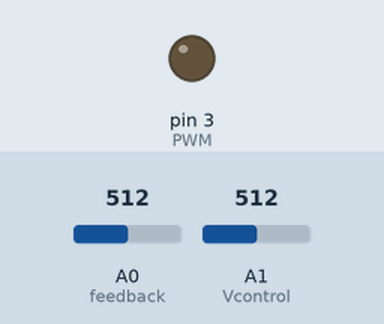
This sketch was run on a simulated Arduino Nano, built with avr-gcc and run on an emulated ATmega328P. On the bench: output pins drawn as LEDs (lit = HIGH). Inputs (shaded band) come from the test bench; at power-on: A0 (feedback) = 512, A1 (Vcontrol) = 512.

Above: at 1.2 s.
1.3 s: A0 (feedback) set to 524
At 2.0 s:
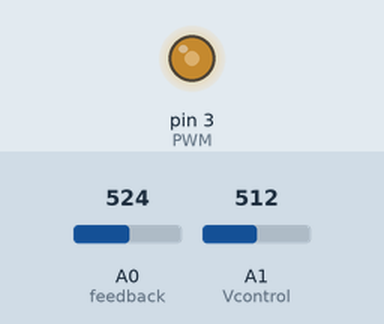
2.8 s: A1 (Vcontrol) set to 539
At 3.1 s:
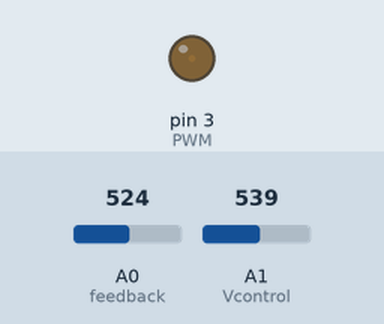
Timing chart, 0 to 5.8 s (numbered marks = the images above; inputs shaded):
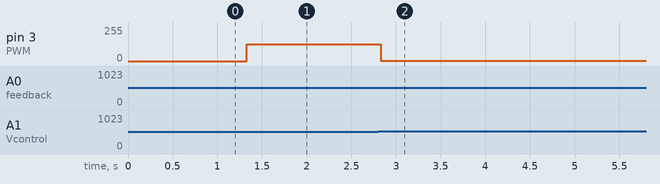

The sketch:

simple_feedback_without_controller.ino
```cpp
/* This is an example code for a BUCK converter circuit made with arduino
 * I've used arduino NANO. We have to set the timer of the PWM on pin D3
 * The feedback is connected to A1 and we set the desired voltage with a
 * potnetiometer connected to A0.
 *
 * Subscribe: http://www.youtube.com/c/electronoobs
 * webpage: http://www.electronoobs.com/eng_circuitos_tut10.php
 */


int Vcontrol = A1;
int feedback = A0;
int PWM = 3;
int pwm = 0;

void setup() {
  pinMode(Vcontrol, INPUT);
  pinMode(feedback, INPUT);
  pinMode(PWM, OUTPUT);
  TCCR2B = TCCR2B & B11111000 | B00000001;    // pin 3 and 11 PWM frequency of 31372.55 Hz
}

void loop() {
  float voltage = analogRead(Vcontrol);
  float output  = analogRead(feedback);

  if (voltage > output)
   {
    pwm = pwm-1;
    pwm = constrain(pwm, 1, 127);
   }

  if (voltage < output)
   {
    pwm = pwm+1;
    pwm = constrain(pwm, 1, 127);
   }

   analogWrite(PWM,pwm);
}
```

Measured:
- the behaviour switches between 512 and 513 on A0 (feedback) (found by bisection; images 0 and 1)
- the behaviour switches between 524 and 525 on A1 (Vcontrol) (found by bisection; images 1 and 2)
- after the input at 1.3 s, pin 3 (PWM): 0/255 → 127/255 at once
- after the input at 2.8 s, pin 3 (PWM): 127/255 → 1/255 at once
